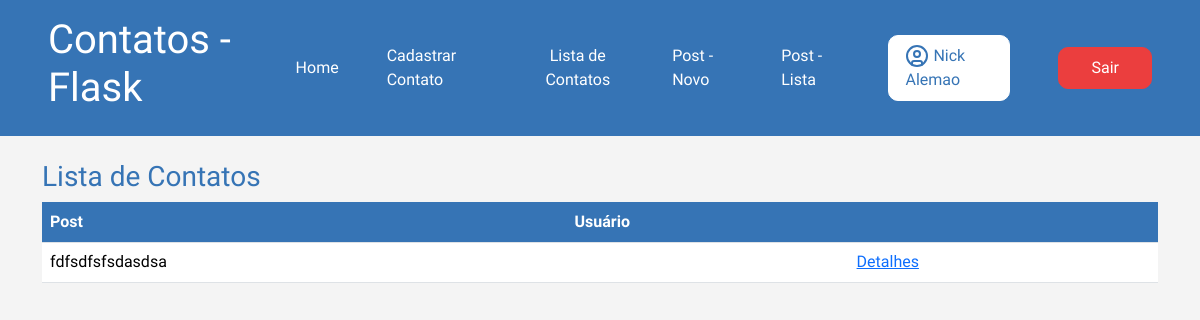
Page /post/lista (signed in) on the earlier database version.
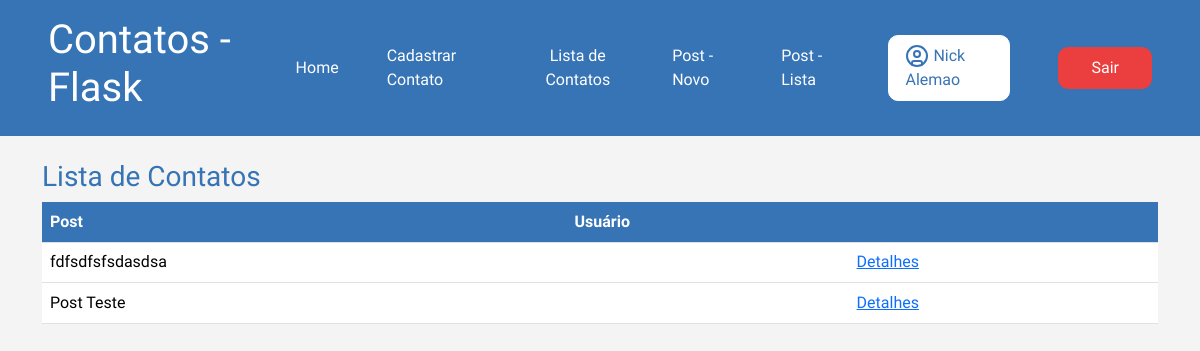
Same page on the later database version.
### app/models.py (models this page shows, shortened)
class User(db.Model, UserMixin):
    id = db.Column(db.Integer, primary_key=True)
    nome = db.Column(db.String(100), nullable=True)
    sobrenome = db.Column(db.String(100), nullable=True)
    email = db.Column(db.String(100), nullable=True)
    senha = db.Column(db.String(100), nullable=True)
    posts = db.relationship('Post', backref='autor', lazy=True)
    comentarios = db.relationship('PostComentarios', backref='autor', lazy=True)

class Post(db.Model):
    id = db.Column(db.Integer, primary_key=True)
    data_criacao = db.Column(db.DateTime, default=datetime.now())
    mensagem = db.Column(db.String(500), nullable=True)
    imagem = db.Column(db.String(500), nullable=True, default='default.png')
    user_id = db.Column(db.Integer, db.ForeignKey('user.id'), nullable=True)
    comentarios = db.relationship('PostComentarios', backref='post', lazy=True)

### app/views.py (the view)
@app.route('/post/lista')
@login_required
def PostLista():
    posts = Post.query.all()
    print(current_user.posts)
    return render_template('post_lista.html', posts=posts)

### app/models.py (called while the page is built)
@login_manager.user_loader
def load_user(user_id):
    return User.query.get(user_id)

### app/templates/post_lista.html (shortened to what this page needs)
{% extends 'base.html' %}
{% block content %}
    <div class="container">
            <div class="row mt-4">
                <h3>Lista de Contatos</h3>
                <div class="col-12">
                    <table class="table">
                        <thead>
                            <tr>
                                <th>Post</th>
                                <th>Usuário</th>
                                <th></th>
                            </tr>
                        </thead>
                        <body>
                            <tr>
                                {% for linha in posts %}
                                <tr>
                                    <td>{{linha.mensagem }}</td>
                                    <td>{{linha.user_id.nome}}</td>
                                    <td><a href="{{url_for('PostComentarios', id=linha.id)}}">Detalhes</a></td>
                                </tr>
                                {% endfor %}
                            </tr>
                        </body>
                    </table>
                </div>
            </div>
    </div>
{% endblock %}

### app/templates/base.html (shortened to what this page needs)
<!DOCTYPE html>
<html lang="pt-br">
<head>
    <link href="https://cdn.jsdelivr.net/npm/bootstrap@5.3.7/dist/css/bootstrap.min.css" rel="stylesheet">
    <link rel="stylesheet" href="{{ url_for('static', filename='style.css') }}">
</head>
<body>
        {% block content %} {% endblock %}
</body>
</html>

### app/templates/header.html (shortened to what this page needs)
{% extends "base.html" %}
{% block content %}
    <header>
        <div class="container-header">
            <div class="logo">
                <h1>Contatos - Flask</h1>
            </div>
            <div class="botoesLinks">
                <a href="{{url_for('homepage')}}" class="link">Home</a>
                <a href="{{url_for('contato_cadastro')}}" class="link">Cadastrar Contato</a>
                <a href="{{url_for('contatoLista')}}" style="text-align: center;" class="link">Lista de Contatos</a>
                <a href="{{url_for('PostNovo')}}"class="link">Post - Novo</a>
                <a href="{{url_for('PostLista')}}"class="link">Post - Lista</a>
                {% if current_user.is_authenticated %}
                <a href="" class="Cadastro-User-Logado"> {{current_user.nome}} {{current_user.sobrenome}}</a>
                <a href="{{url_for('logout')}}" class="Cadastro-Sair">Sair</a>
                {% else %}
                <a href="{{url_for('login')}}" class="Cadastro-User">Entrar/Cadastrar</a>
                {% endif %}
            </div>
        </div>
    </header>
{% endblock %}

### app/static/style.css (style rules this page uses)
* { margin: 0; padding: 0; }
body { font-family: "Nata Sans", sans-serif; background-color: #f4f4f4; color: #3674B5; width: 100%; }
header { background-color: #3674B5; color: white; font-family: "Nata Sans", sans-serif; width: 100%; }
.container-header { display: flex; flex-direction: row; justify-content: space-between; align-items: center; padding: 1rem 3rem; }
.container-header h1 { font-size: 2.5rem; }
.botoesLinks { display: flex; align-items: center; gap: 3rem; }
.botoesLinks a { text-decoration: none; color: white; }
.container { width: 100% !important; }
.table th { background-color: #3674B5 !important; color: white; }
.Cadastro-User-Logado { color: #3674B5 !important; background-color: white; border: 1px solid white; padding: 0.5rem 1rem; border-radius: 10px; }
.Cadastro-Sair { color: #ffffff !important; background-color: rgb(235, 62, 62); border: 1px solid rgb(235, 62, 62); padding: 0.5rem 2rem; border-radius: 10px; }

Differences in the rows shown:
added Post: mensagem "Post Teste"
